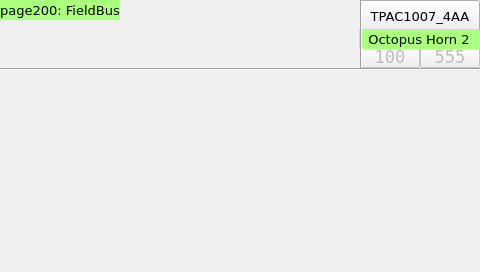
<?xml version="1.0" encoding="UTF-8"?>
<ui version="4.0">
 <class>page200</class>
 <widget class="QWidget" name="page200">
  <property name="geometry">
   <rect>
    <x>0</x>
    <y>0</y>
    <width>480</width>
    <height>272</height>
   </rect>
  </property>
  <property name="minimumSize">
   <size>
    <width>480</width>
    <height>272</height>
   </size>
  </property>
  <property name="maximumSize">
   <size>
    <width>480</width>
    <height>272</height>
   </size>
  </property>
  <property name="windowTitle">
   <string>page200</string>
  </property>
  <property name="styleSheet">
   <string notr="true">QWidget#page200
{
}</string>
  </property>
  <widget class="ATCMbutton" name="atcmButton_5">
   <property name="geometry">
    <rect>
     <x>360</x>
     <y>0</y>
     <width>120</width>
     <height>32</height>
    </rect>
   </property>
   <property name="font">
    <font>
     <family>DejaVu Sans</family>
     <pointsize>10</pointsize>
     <weight>50</weight>
     <bold>false</bold>
    </font>
   </property>
   <property name="toolTip">
    <string/>
   </property>
   <property name="whatsThis">
    <string>ATCMbutton widget</string>
   </property>
   <property name="pageName">
    <string>menu</string>
   </property>
   <property name="statusvar">
    <string/>
   </property>
   <property name="viewStatus">
    <bool>false</bool>
   </property>
   <property name="refresh">
    <number>200</number>
   </property>
   <property name="visibilityVar">
    <string/>
   </property>
   <property name="bgColor">
    <color>
     <red>85</red>
     <green>255</green>
     <blue>255</blue>
    </color>
   </property>
   <property name="borderColor">
    <color>
     <red>220</red>
     <green>220</green>
     <blue>220</blue>
    </color>
   </property>
   <property name="text">
    <string>TPAC1007_4AA</string>
   </property>
   <property name="pressText">
    <string>TPAC1007_4AA</string>
   </property>
   <property name="borderWidth">
    <number>2</number>
   </property>
   <property name="borderRadius">
    <number>0</number>
   </property>
   <property name="apparence">
    <enum>QFrame::Raised</enum>
   </property>
  </widget>
  <widget class="Line" name="line">
   <property name="geometry">
    <rect>
     <x>0</x>
     <y>68</y>
     <width>481</width>
     <height>3</height>
    </rect>
   </property>
   <property name="orientation">
    <enum>Qt::Horizontal</enum>
   </property>
  </widget>
  <widget class="ATCMlabel" name="atcmLabel_6">
   <property name="enabled">
    <bool>false</bool>
   </property>
   <property name="geometry">
    <rect>
     <x>360</x>
     <y>47</y>
     <width>60</width>
     <height>21</height>
    </rect>
   </property>
   <property name="font">
    <font>
     <family>DejaVu Sans Mono</family>
     <pointsize>13</pointsize>
     <weight>50</weight>
     <bold>false</bold>
    </font>
   </property>
   <property name="text">
    <string>100</string>
   </property>
   <property name="toolTip">
    <string>PLC_FWrevision</string>
   </property>
   <property name="whatsThis">
    <string>ATCMlabel widget</string>
   </property>
   <property name="variable">
    <string>PLC_FWrevision</string>
   </property>
   <property name="refresh">
    <number>200</number>
   </property>
   <property name="max">
    <string>0</string>
   </property>
   <property name="min">
    <string>0</string>
   </property>
   <property name="viewStatus">
    <bool>false</bool>
   </property>
   <property name="visibilityVar">
    <string/>
   </property>
   <property name="bgColor">
    <color>
     <red>255</red>
     <green>255</green>
     <blue>127</blue>
    </color>
   </property>
   <property name="fontColor">
    <color>
     <red>0</red>
     <green>0</green>
     <blue>0</blue>
    </color>
   </property>
   <property name="borderWidth">
    <number>0</number>
   </property>
   <property name="borderRadius">
    <number>0</number>
   </property>
  </widget>
  <widget class="ATCMlabel" name="atcmLabel_7">
   <property name="enabled">
    <bool>false</bool>
   </property>
   <property name="geometry">
    <rect>
     <x>420</x>
     <y>47</y>
     <width>60</width>
     <height>21</height>
    </rect>
   </property>
   <property name="font">
    <font>
     <family>DejaVu Sans Mono</family>
     <pointsize>13</pointsize>
    </font>
   </property>
   <property name="text">
    <string>555</string>
   </property>
   <property name="toolTip">
    <string>PLC_HWconfig</string>
   </property>
   <property name="whatsThis">
    <string>ATCMlabel widget</string>
   </property>
   <property name="variable">
    <string>PLC_HWconfig</string>
   </property>
   <property name="refresh">
    <number>200</number>
   </property>
   <property name="max">
    <string>0</string>
   </property>
   <property name="min">
    <string>0</string>
   </property>
   <property name="viewStatus">
    <bool>false</bool>
   </property>
   <property name="visibilityVar">
    <string/>
   </property>
   <property name="bgColor">
    <color>
     <red>255</red>
     <green>255</green>
     <blue>127</blue>
    </color>
   </property>
   <property name="fontColor">
    <color>
     <red>0</red>
     <green>0</green>
     <blue>0</blue>
    </color>
   </property>
   <property name="borderWidth">
    <number>0</number>
   </property>
   <property name="borderRadius">
    <number>0</number>
   </property>
   <property name="format">
    <enum>ATCMlabel::Hex</enum>
   </property>
  </widget>
  <widget class="QLabel" name="label_18">
   <property name="geometry">
    <rect>
     <x>359</x>
     <y>29</y>
     <width>120</width>
     <height>20</height>
    </rect>
   </property>
   <property name="font">
    <font>
     <family>DejaVu Sans</family>
     <pointsize>10</pointsize>
    </font>
   </property>
   <property name="styleSheet">
    <string notr="true">background-color: rgb(170, 255, 127);</string>
   </property>
   <property name="text">
    <string>Octopus Horn 2</string>
   </property>
   <property name="alignment">
    <set>Qt::AlignCenter</set>
   </property>
  </widget>
  <widget class="Line" name="line_11">
   <property name="geometry">
    <rect>
     <x>360</x>
     <y>0</y>
     <width>3</width>
     <height>68</height>
    </rect>
   </property>
   <property name="orientation">
    <enum>Qt::Vertical</enum>
   </property>
  </widget>
  <widget class="QLabel" name="label_19">
   <property name="geometry">
    <rect>
     <x>0</x>
     <y>0</y>
     <width>120</width>
     <height>20</height>
    </rect>
   </property>
   <property name="font">
    <font>
     <family>DejaVu Sans</family>
     <pointsize>10</pointsize>
    </font>
   </property>
   <property name="styleSheet">
    <string notr="true">background-color: rgb(170, 255, 127);</string>
   </property>
   <property name="text">
    <string>page200: FieldBus</string>
   </property>
   <property name="alignment">
    <set>Qt::AlignCenter</set>
   </property>
  </widget>
 </widget>
 <customwidgets>
  <customwidget>
   <class>ATCMbutton</class>
   <extends>QPushButton</extends>
   <header>atcmplugin.h</header>
  </customwidget>
  <customwidget>
   <class>ATCMlabel</class>
   <extends>QPushButton</extends>
   <header>atcmplugin.h</header>
  </customwidget>
 </customwidgets>
 <resources/>
 <connections>
  <connection>
   <sender>atcmButton_5</sender>
   <signal>newPage(const char*,bool)</signal>
   <receiver>page200</receiver>
   <slot>goto_page(const char*,bool)</slot>
   <hints>
    <hint type="sourcelabel">
     <x>20</x>
     <y>20</y>
    </hint>
    <hint type="destinationlabel">
     <x>20</x>
     <y>20</y>
    </hint>
   </hints>
  </connection>
 </connections>
 <slots>
  <slot>goto_page(const char*,bool)</slot>
 </slots>
</ui>
